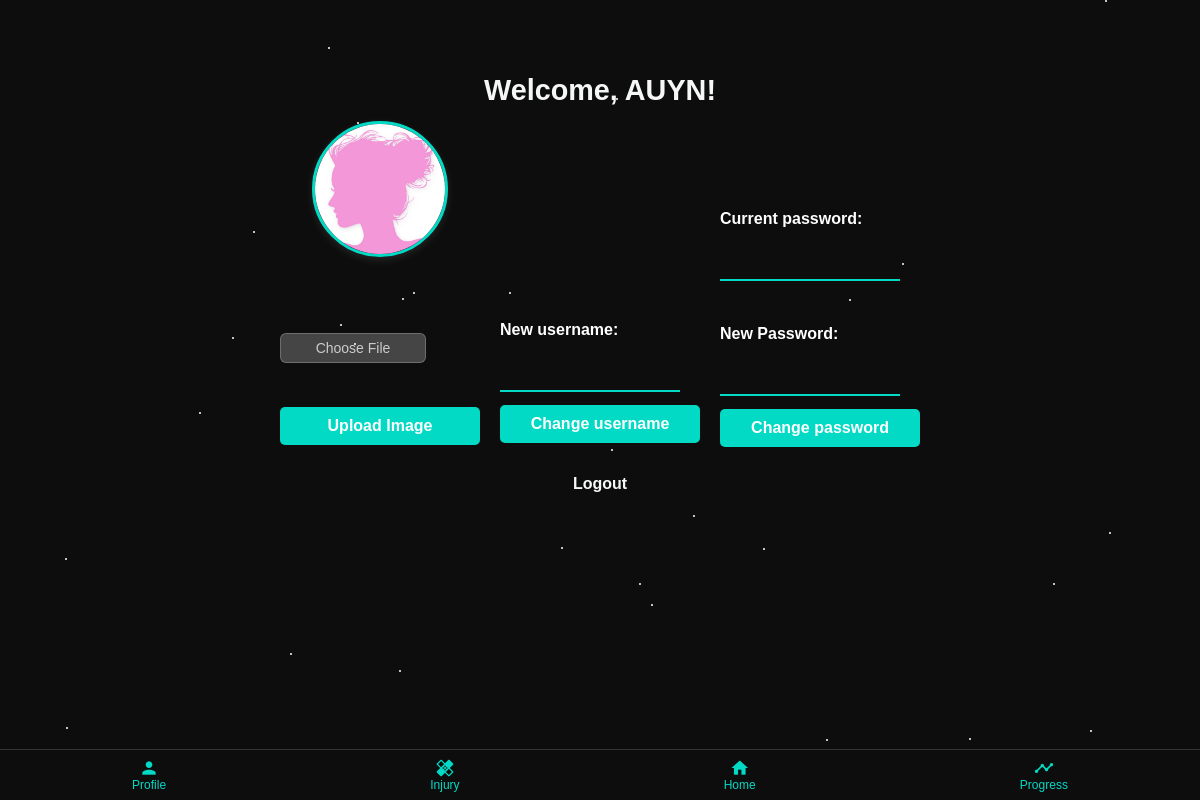
The app's page /profile (signed in), older data.
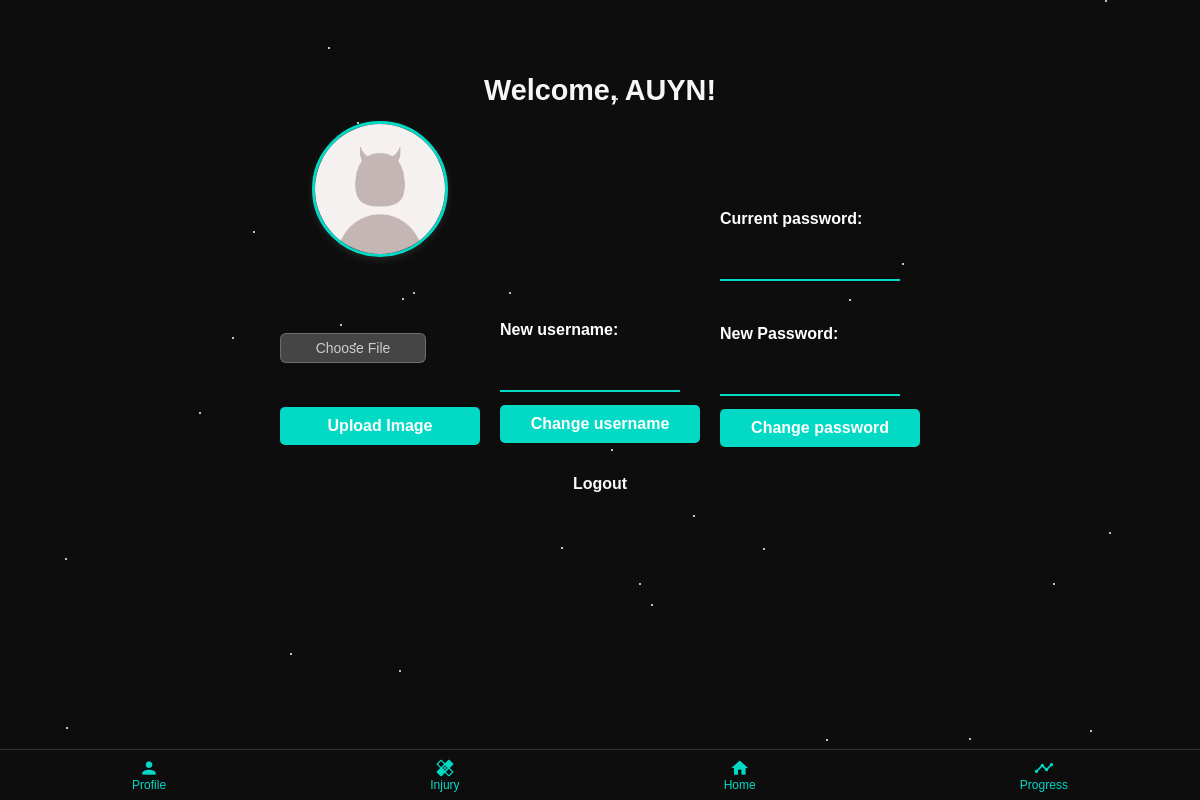
The same page, newer data.
### tables this page shows
CREATE TABLE users (
            id INTEGER PRIMARY KEY AUTOINCREMENT,
            username TEXT UNIQUE,
            password_hash TEXT  
        , profile_image TEXT DEFAULT NULL);

### app.py (the view)
@app.route('/profile')
def user_profile():
    user_id = session.get('user_id')
    if not user_id:
        return redirect(url_for('login'))
    user = get_user_by_id(user_id)
    if not user:
        return "User not found", 404
    profile_image = get_profile_image(user_id)
    return render_template('profile.html', username=user[1], profile_image=profile_image)

### database.py (called while the page is built)
def connect_user_db():
    return sqlite3.connect('instance/users.db')

def get_user_by_id(user_id):
    conn = connect_user_db()
    cursor = conn.cursor()
    cursor.execute('SELECT * FROM users WHERE id = ?', (user_id,))
    user = cursor.fetchone()
    conn.close()
    return user

def get_profile_image(user_id):
    conn = connect_user_db()
    cursor = conn.cursor()
    cursor.execute('SELECT profile_image FROM users WHERE id = ?', (user_id,))
    profile_image = cursor.fetchone()
    conn.close()
    return profile_image[0] if profile_image else None

### templates/profile.html (shortened to what this page needs)
<!DOCTYPE html>
<html lang="en">
<head>
    <link rel="stylesheet" href="{{ url_for('static', filename='css/profile.css') }}">
</head>
<body>
    <div class="bottom-nav">
        <a href="/profile"><i class="material-icons">person</i><span>Profile</span></a>
        <a href="/injury"><i class="material-icons">healing</i><span>Injury</span></a>
        <a href="/home"><i class="material-icons">home</i><span>Home</span></a>
        <a href="/progress"><i class="material-icons">timeline</i><span>Progress</span></a>
    </div>
    <div class="container">
        <div class="profile-container">
            <h2>Welcome, {{ username }}!</h2>
            <div class="profile-row">
                <div class="profile-column">
                    {% if profile_image %}
                        <div class="profile-picture">
                            <img src="{{ url_for('static', filename='uploads/' + profile_image) }}" alt="Profile Picture" class="profile-img">
                        </div>
                    {% else %}
                        <p>No profile picture uploaded.</p>
                    {% endif %}
                    <br><br><br><br>
                    <form action="{{ url_for('upload_profile_image') }}" method="POST" enctype="multipart/form-data">
                        <label for="profile_image" class="custom-file-upload">Choose File</label> <br>
                        <button type="submit">Upload Image</button>
                    </form>
                </div>
                <div class="profile-column">
                    <br><br><br><br><br><br><br><br><br><br><br>
                    <form method="POST" action="{{ url_for('change_username') }}">
                        <label for="new_username">New username:</label>
                        <input type="text" id="new_username" name="new_username" required>
                        <button type="submit">Change username</button>
                    </form>
                </div>
                <div class="profile-column">
                    <br><br><br><br><br>
                    <form method="POST" action="{{ url_for('auth.change_password') }}" id="change-password-form">
                        <label for="current_password">Current password:</label>
                        <input type="password" id="current_password" name="current_password" required>
                        <br>
                        <label for="new_password">New Password:</label>
                        <input type="password" id="new_password" name="new_password" required>
                        <button type="submit">Change password</button>
                    </form>
                </div>
            </div>
            <br>
            <div class="profile-actions">
                <a href="{{ url_for('logout') }}" class="action-link">Logout</a>
            </div>
        </div>
    </div>
</body>
</html>

Row changes from the older to the newer data that the page shows:
changed users "AUYN": profile_image: a different picture
